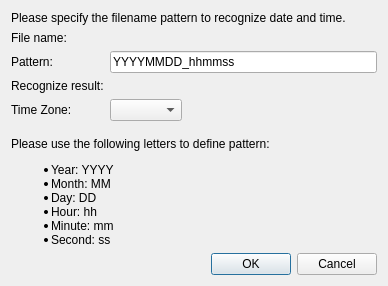
<?xml version="1.0" encoding="UTF-8"?>
<ui version="4.0">
 <class>GeoDataGdalFileNamePatternDialog</class>
 <widget class="QDialog" name="GeoDataGdalFileNamePatternDialog">
  <property name="geometry">
   <rect>
    <x>0</x>
    <y>0</y>
    <width>388</width>
    <height>283</height>
   </rect>
  </property>
  <property name="windowTitle">
   <string>File name pattern setting</string>
  </property>
  <layout class="QVBoxLayout" name="verticalLayout">
   <item>
    <widget class="QLabel" name="infoLabel">
     <property name="text">
      <string>Please specify the filename pattern to recognize date and time.</string>
     </property>
    </widget>
   </item>
   <item>
    <layout class="QGridLayout" name="gridLayout">
     <item row="0" column="0">
      <widget class="QLabel" name="fileNameLabel">
       <property name="text">
        <string>File name:</string>
       </property>
      </widget>
     </item>
     <item row="0" column="1">
      <widget class="QLabel" name="fileNameValueLabel">
       <property name="text">
        <string/>
       </property>
      </widget>
     </item>
     <item row="1" column="0">
      <widget class="QLabel" name="patternLabel">
       <property name="text">
        <string>Pattern:</string>
       </property>
      </widget>
     </item>
     <item row="1" column="1">
      <widget class="QLineEdit" name="patternLineEdit">
       <property name="text">
        <string>YYYYMMDD_hhmmss</string>
       </property>
      </widget>
     </item>
     <item row="2" column="0">
      <widget class="QLabel" name="resultLabel">
       <property name="text">
        <string>Recognize result:</string>
       </property>
      </widget>
     </item>
     <item row="2" column="1">
      <widget class="QLabel" name="resultValueLabel">
       <property name="text">
        <string/>
       </property>
      </widget>
     </item>
     <item row="3" column="0">
      <widget class="QLabel" name="timeZoneLabel">
       <property name="text">
        <string>Time Zone:</string>
       </property>
      </widget>
     </item>
     <item row="3" column="1">
      <layout class="QHBoxLayout" name="horizontalLayout">
       <item>
        <widget class="QTimeZoneSelectComboBox" name="timeZoneComboBox"/>
       </item>
       <item>
        <spacer name="horizontalSpacer">
         <property name="orientation">
          <enum>Qt::Horizontal</enum>
         </property>
         <property name="sizeHint" stdset="0">
          <size>
           <width>40</width>
           <height>20</height>
          </size>
         </property>
        </spacer>
       </item>
      </layout>
     </item>
    </layout>
   </item>
   <item>
    <spacer name="verticalSpacer_2">
     <property name="orientation">
      <enum>Qt::Vertical</enum>
     </property>
     <property name="sizeType">
      <enum>QSizePolicy::Fixed</enum>
     </property>
     <property name="sizeHint" stdset="0">
      <size>
       <width>20</width>
       <height>10</height>
      </size>
     </property>
    </spacer>
   </item>
   <item>
    <widget class="QLabel" name="remarksLabel">
     <property name="text">
      <string>&lt;html&gt;&lt;head/&gt;&lt;body&gt;&lt;p&gt;Please use the following letters to define pattern:&lt;/p&gt;&lt;ul style=&quot;margin-top: 0px; margin-bottom: 0px; margin-left: 0px; margin-right: 0px; -qt-list-indent: 1;&quot;&gt;&lt;li style=&quot; margin-top:12px; margin-bottom:0px; margin-left:0px; margin-right:0px; -qt-block-indent:0; text-indent:0px;&quot;&gt;Year: YYYY&lt;/li&gt;&lt;li style=&quot; margin-top:0px; margin-bottom:0px; margin-left:0px; margin-right:0px; -qt-block-indent:0; text-indent:0px;&quot;&gt;Month: MM&lt;/li&gt;&lt;li style=&quot; margin-top:0px; margin-bottom:0px; margin-left:0px; margin-right:0px; -qt-block-indent:0; text-indent:0px;&quot;&gt;Day: DD&lt;/li&gt;&lt;li style=&quot; margin-top:0px; margin-bottom:0px; margin-left:0px; margin-right:0px; -qt-block-indent:0; text-indent:0px;&quot;&gt;Hour: hh&lt;/li&gt;&lt;li style=&quot; margin-top:0px; margin-bottom:0px; margin-left:0px; margin-right:0px; -qt-block-indent:0; text-indent:0px;&quot;&gt;Minute: mm&lt;/li&gt;&lt;li style=&quot; margin-top:0px; margin-bottom:12px; margin-left:0px; margin-right:0px; -qt-block-indent:0; text-indent:0px;&quot;&gt;Second: ss&lt;/li&gt;&lt;/ul&gt;&lt;/body&gt;&lt;/html&gt;</string>
     </property>
    </widget>
   </item>
   <item>
    <spacer name="verticalSpacer">
     <property name="orientation">
      <enum>Qt::Vertical</enum>
     </property>
     <property name="sizeHint" stdset="0">
      <size>
       <width>20</width>
       <height>16</height>
      </size>
     </property>
    </spacer>
   </item>
   <item>
    <widget class="QDialogButtonBox" name="buttonBox">
     <property name="orientation">
      <enum>Qt::Horizontal</enum>
     </property>
     <property name="standardButtons">
      <set>QDialogButtonBox::Cancel|QDialogButtonBox::Ok</set>
     </property>
    </widget>
   </item>
  </layout>
 </widget>
 <customwidgets>
  <customwidget>
   <class>QTimeZoneSelectComboBox</class>
   <extends>QComboBox</extends>
   <header>misc/qtimezoneselectcombobox.h</header>
  </customwidget>
 </customwidgets>
 <resources/>
 <connections>
  <connection>
   <sender>buttonBox</sender>
   <signal>accepted()</signal>
   <receiver>GeoDataGdalFileNamePatternDialog</receiver>
   <slot>accept()</slot>
   <hints>
    <hint type="sourcelabel">
     <x>248</x>
     <y>254</y>
    </hint>
    <hint type="destinationlabel">
     <x>157</x>
     <y>274</y>
    </hint>
   </hints>
  </connection>
  <connection>
   <sender>buttonBox</sender>
   <signal>rejected()</signal>
   <receiver>GeoDataGdalFileNamePatternDialog</receiver>
   <slot>reject()</slot>
   <hints>
    <hint type="sourcelabel">
     <x>316</x>
     <y>260</y>
    </hint>
    <hint type="destinationlabel">
     <x>286</x>
     <y>274</y>
    </hint>
   </hints>
  </connection>
 </connections>
</ui>
